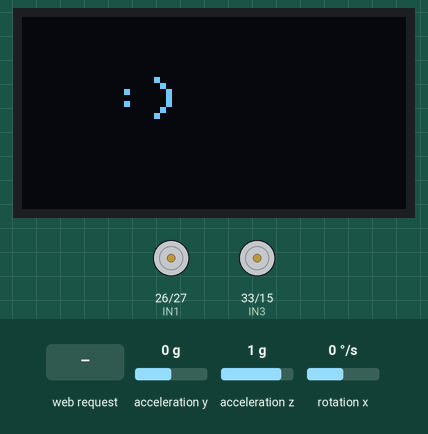
Bench run of a sketch on a simulated ESP32. On the bench: 128×64 one-colour display, motor-driver pin pairs drawn as motors (green arrow = first pin HIGH = forward, orange = second pin HIGH = backward, longer = more drive, scaled by the enable pin). The test bench sets the inputs (shaded band); at power-on: rotation x 0 °/s, acceleration y 0 g, acceleration z 1 g. What the sketch prints to the serial monitor is not drawn.

Above: at 1.2 s.
1.3 s: rotation x set to 3 °/s
At 2.11 s:
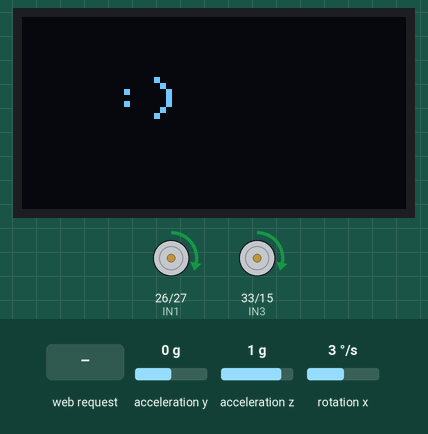
3.7 s: rotation x set to 5 °/s
At 4.85 s:
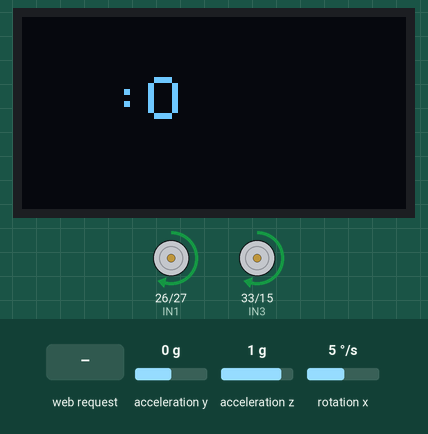
6.2 s: acceleration y set to -1.4 g
At 7.4 s:
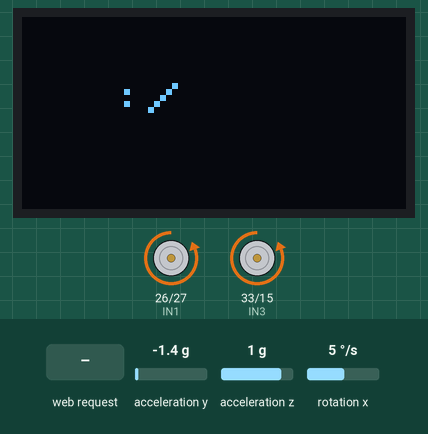
8.0 s: acceleration y set to 0 g
At 10.07 s:
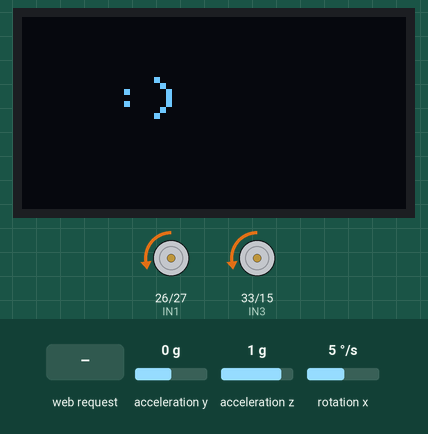
11.0 s: HTTP request GET /control?x=120 received
13.6 s: HTTP request GET /control?x=120&y=120 received
Timing chart, 0 to 16.3 s (numbered marks = the images above; inputs shaded):
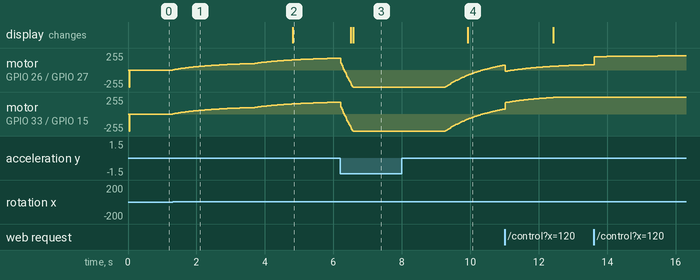

The sketch:

balance.ino
```cpp
#include <WiFi.h>
#include <WebServer.h>
#include <Wire.h>
#include <Adafruit_GFX.h>
#include <Adafruit_SSD1306.h>
#include "MPU6050.h"

// OLED
#define SCREEN_WIDTH 128
#define SCREEN_HEIGHT 64
Adafruit_SSD1306 display(SCREEN_WIDTH, SCREEN_HEIGHT, &Wire, -1);

// Wi-Fi
const char* ssid = "Robot_WiFi";
const char* password = "12345678";
WebServer server(80);

// MPU6050
MPU6050 mpu;
float accY, accZ, gyroX;
float accAngle, gyroRate, currentAngle, prevAngle = 0;
float elapsedTime, lastTime;

// PID
float Kp = 30, Ki = 0, Kd = 1;
float error, prevError = 0, integral = 0;
float setpoint = 0;
int motorPower;

// Movement bias (joystick)
int moveBias = 0;
int turnBias = 0;

// L298N pins
#define ENA 25
#define IN1 26
#define IN2 27
#define ENB 32
#define IN3 33
#define IN4 15

#define PWM_FREQ 1000
#define PWM_RES 8

// ---------------- Motor Control ----------------
void setMotors(int left, int right){
  left = constrain(left, -255, 255);
  right = constrain(right, -255, 255);

  // Left motor
  if(left >= 0){
    digitalWrite(IN1, HIGH);
    digitalWrite(IN2, LOW);
    ledcWrite(0, left);
  }else{
    digitalWrite(IN1, LOW);
    digitalWrite(IN2, HIGH);
    ledcWrite(0, -left);
  }

  // Right motor
  if(right >= 0){
    digitalWrite(IN3, HIGH);
    digitalWrite(IN4, LOW);
    ledcWrite(1, right);
  }else{
    digitalWrite(IN3, LOW);
    digitalWrite(IN4, HIGH);
    ledcWrite(1, -right);
  }
}

// ---------------- OLED Face ----------------
void updateOLED(float angle){
  display.clearDisplay();
  display.setTextSize(2);
  display.setTextColor(SSD1306_WHITE);

  if(abs(angle)<5){
    display.setCursor(30,20); display.println(":)");
  }else if(angle>5){
    display.setCursor(30,20); display.println(":O");
  }else{
    display.setCursor(30,20); display.println(":/");
  }
  display.display();
}

// ---------------- Balance PID ----------------
void balanceControl(){
  accY = mpu.getAccelerationY();
  accZ = mpu.getAccelerationZ();
  gyroX = mpu.getRotationX();

  accAngle = atan2(accY, accZ)*180/PI;
  gyroRate = (float)gyroX / 131.0;

  float now = millis();
  elapsedTime = (now - lastTime)/1000.0;
  lastTime = now;

  currentAngle = 0.98*(prevAngle + gyroRate*elapsedTime) + 0.02*accAngle;

  error = currentAngle - setpoint;
  integral += error*elapsedTime;
  float derivative = (error-prevError)/elapsedTime;
  prevError = error;

  motorPower = Kp*error + Ki*integral + Kd*derivative;

  int leftMotor = motorPower + moveBias - turnBias;
  int rightMotor = motorPower + moveBias + turnBias;

  setMotors(leftMotor, rightMotor);
  updateOLED(currentAngle);

  prevAngle = currentAngle;
}

// ---------------- Web Page ----------------
String htmlPage(){
  return R"rawliteral(
<html><head><title>ESP32 Robot Joystick</title>
<meta name="viewport" content="width=device-width, initial-scale=1.0">
<style>
body{font-family:Arial;text-align:center;background:#222;color:#fff;}
#joy{width:200px;height:200px;margin:50px auto;background:#444;border-radius:50%;position:relative;}
#stick{width:80px;height:80px;background:#0f0;border-radius:50%;position:absolute;top:60px;left:60px;}
</style></head>
<body>
<h2>ESP32 Robot Joystick</h2>
<div id="joy"><div id="stick"></div></div>
<script>
let joy=document.getElementById("joy");
let stick=document.getElementById("stick");
let joyRect=joy.getBoundingClientRect();
let joyX=joyRect.left+joyRect.width/2;
let joyY=joyRect.top+joyRect.height/2;
joy.addEventListener("touchmove",function(e){
let touch=e.touches[0];
let dx=touch.clientX-joyX;
let dy=touch.clientY-joyY;
let dist=Math.min(Math.sqrt(dx*dx+dy*dy),80);
let angle=Math.atan2(dy,dx);
let x=dist*Math.cos(angle);
let y=dist*Math.sin(angle);
stick.style.transform="translate("+x+"px,"+y+"px)";
let px=Math.round((x/80)*100);
let py=Math.round((-y/80)*100);
fetch(`/control?x=${px}&y=${py}`);
});
joy.addEventListener("touchend",function(){
stick.style.transform="translate(0px,0px)";
fetch("/control?x=0&y=0");
});
</script>
</body></html>
)rawliteral";
}

// ---------------- Web Handlers ----------------
void handleRoot(){server.send(200,"text/html",htmlPage());}

void handleControl(){
  if(server.hasArg("x")){
    int x = server.arg("x").toInt();
    int y = server.arg("y").toInt();
    moveBias = map(y,-100,100,-100,100);
    turnBias = map(x,-100,100,-80,80);
  }
  server.send(200,"text/plain","OK");
}

// ---------------- Setup ----------------
void setup(){
  Serial.begin(115200);
  Wire.begin();

  // OLED
  if(!display.begin(SSD1306_SWITCHCAPVCC,0x3C)){Serial.println("OLED failed");while(1);}
  display.clearDisplay();

  // MPU
  mpu.initialize();
  if(!mpu.testConnection()){Serial.println("MPU6050 failed");while(1);}

  // Motors
  pinMode(IN1,OUTPUT); pinMode(IN2,OUTPUT);
  pinMode(IN3,OUTPUT); pinMode(IN4,OUTPUT);
  ledcSetup(0,PWM_FREQ,PWM_RES); ledcAttachPin(ENA,0);
  ledcSetup(1,PWM_FREQ,PWM_RES); ledcAttachPin(ENB,1);

  // Wi-Fi
  WiFi.softAP(ssid,password);
  Serial.print("AP IP: "); Serial.println(WiFi.softAPIP());
  server.on("/",handleRoot);
  server.on("/control",handleControl);
  server.begin();

  lastTime = millis();
}

// ---------------- Loop ----------------
void loop(){
  server.handleClient();
  balanceControl();
}
```

Measured:
- the behaviour switches between 4 and 5 °/s on rotation x (found by bisection; images 1 and 2)
- after the input at 1.3 s, motor on GPIO 26 (IN1) / GPIO 27 (IN2), motor on GPIO 33 (IN3) / GPIO 15 (IN4): moves from stopped to forward 97/255 over 2.3 s, starting at once
- after the input at 3.7 s, the display: changes after 1.1 s (image 2)
- after the input at 6.2 s, the display: first changes after 0.30 s (image 3 shows a later state)
- after the input at 8.0 s, motor on GPIO 26 (IN1) / GPIO 27 (IN2), motor on GPIO 33 (IN3) / GPIO 15 (IN4): moves from backward 255/255 to forward 74/255 over 1.7 s, starting after 1.3 s; the display: changes after 1.9 s (image 4)
